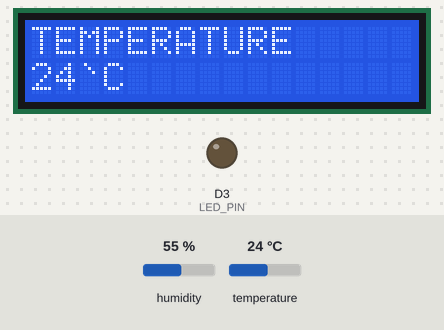
The sketch below on a simulated ESP8266 (NodeMCU). Parts: 16×2 character LCD, output pins drawn as LEDs (lit = HIGH). The test bench sets the inputs (shaded band); at power-on: humidity 55 %, temperature 24 °C. WiFi joins after 1.5 s; servers stay silent unless stated; what the sketch prints to the serial monitor is not drawn.

Above: at 7.9 s.
8.0 s: humidity set to 22 %
At 18.1 s:
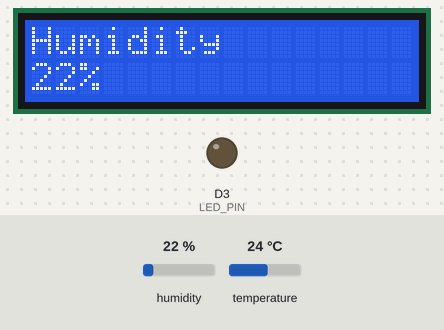
18.5 s: temperature set to 12 °C
At 23.6 s:
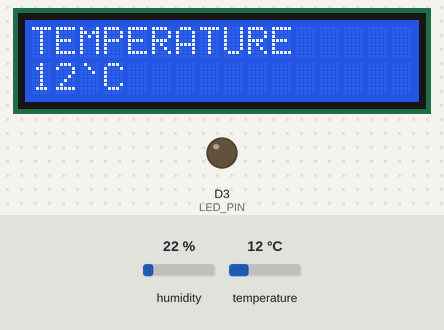
26.6 s: humidity set to 40 %
At 34.4 s:
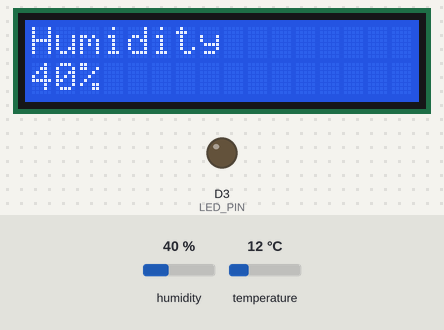
36.8 s: temperature set to 19 °C
At 39.9 s:
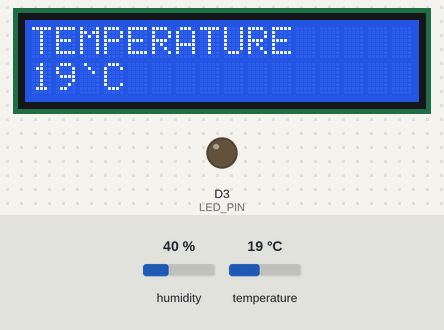
Timing chart, 0 to 41.4 s (numbered marks = the images above; inputs shaded):
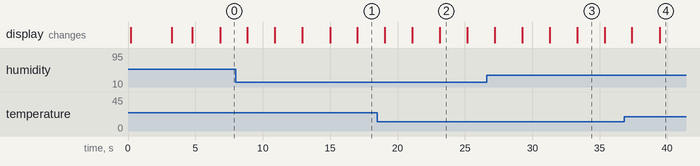

The sketch:

Simple_IOT_World.ino
```cpp
/*
 * =====================================================================================
 * Project Name : Simple IOT World
 * Author       : Yash Site And Team. Department of ETC
 * Target Board : ESP8266 NodeMCU (CP2102)
 * Sensors      : DHT11 on Pin D5 (GPIO 14)
 * Actuators    : 16x2 LCD I2C @ 0x27 on Pins D1 (SCL, GPIO 5) & D2 (SDA, GPIO 4)
 *                LED on Pin D3 (GPIO 0)
 * Connectivity : WiFi + HTTPS REST API (Deployable at Render)
 * =====================================================================================
 */

#include <ESP8266WiFi.h>
#include <ESP8266HTTPClient.h>
#include <WiFiClientSecure.h>
#include <WiFiClient.h>
#include <Wire.h>
#include <LiquidCrystal_I2C.h>
#include <DHT.h>
#include <ArduinoJson.h>

// ==========================================
// 1. PIN DEFINITIONS (NodeMCU ESP8266)
// ==========================================
#define DHTPIN      D5      // DHT11 Data Pin (GPIO 14)
#define DHTTYPE     DHT11   // DHT 11
#define LED_PIN     D3      // Actuator LED Pin (GPIO 0)
#define I2C_SCL     D1      // I2C SCL Pin (GPIO 5)
#define I2C_SDA     D2      // I2C SDA Pin (GPIO 4)

// ==========================================
// 2. NETWORK & SERVER CONFIGURATION
// ==========================================
const char* ssid     = "EXAM";
const char* password = "123456789";

// Render Backend URL (Leave blank or fill after deploying to Render)
// Example: "https://simple-iot-world.onrender.com"
// IMPORTANT: Do NOT include trailing slash '/' at the end.
const char* serverUrl = "";

// ==========================================
// 3. HARDWARE INSTANCES
// ==========================================
LiquidCrystal_I2C lcd(0x27, 16, 2); // I2C address 0x27, 16 columns, 2 rows
DHT dht(DHTPIN, DHTTYPE);

// Device state variables
String serverLedStatus = "OFF";
String serverLcdLine1  = "Smart Display";
String serverLcdLine2  = "MYDATA";

float currentTemp = 0.0;
float currentHum  = 0.0;

// Helper: Clear specific LCD row and write text
void writeLcdRow(uint8_t row, String text) {
  lcd.setCursor(0, row);
  while (text.length() < 16) {
    text += " ";
  }
  lcd.print(text.substring(0, 16));
}

// ==========================================
// 4. SETUP
// ==========================================
void setup() {
  Serial.begin(115200);
  delay(100);
  Serial.println("\n\n========================================");
  Serial.println("  Starting Simple IOT World - NodeMCU   ");
  Serial.println("========================================");

  // Initialize Hardware Pins
  pinMode(LED_PIN, OUTPUT);
  digitalWrite(LED_PIN, LOW); // Start with LED OFF

  // Initialize I2C for 16x2 LCD
  Wire.begin(I2C_SDA, I2C_SCL);
  lcd.init();
  lcd.backlight();
  lcd.clear();

  // Initialize DHT Sensor
  dht.begin();

  // ----------------------------------------
  // Exact Boot LCD Sequence as Requested:
  // R1: MyProject
  // R2: WELCOME
  // delay(3s)
  // ----------------------------------------
  writeLcdRow(0, "MyProject");
  writeLcdRow(1, "WELCOME");
  delay(3000);

  // ----------------------------------------
  // Connect to WiFi
  // R1: CONNECTING TO
  // R2: WIFI... SUCCESS
  // ----------------------------------------
  lcd.clear();
  writeLcdRow(0, "CONNECTING TO");
  writeLcdRow(1, "WIFI...");
  Serial.print("Connecting to WiFi: ");
  Serial.println(ssid);

  WiFi.mode(WIFI_STA);
  WiFi.begin(ssid, password);

  int attempts = 0;
  while (WiFi.status() != WL_CONNECTED && attempts < 25) {
    delay(500);
    Serial.print(".");
    attempts++;
  }

  if (WiFi.status() == WL_CONNECTED) {
    Serial.println("\nWiFi Connected Successfully!");
    Serial.print("NodeMCU IP Address: ");
    Serial.println(WiFi.localIP());

    writeLcdRow(0, "CONNECTING TO");
    writeLcdRow(1, "WIFI... SUCCESS");
  } else {
    Serial.println("\nWiFi Connection Failed or Timed Out!");
    writeLcdRow(0, "WIFI FAILED");
    writeLcdRow(1, "CHECK ROUTER");
  }

  delay(2000);
  lcd.clear();
}

// ==========================================
// 5. SERVER COMMUNICATION (HTTPS / HTTP)
// ==========================================
void syncWithServer(float temp, float hum) {
  if (strlen(serverUrl) == 0) {
    Serial.println("[WARN] Server URL is blank. Please enter your Render URL.");
    return;
  }

  if (WiFi.status() != WL_CONNECTED) {
    Serial.println("[ERROR] WiFi not connected. Cannot sync with server.");
    return;
  }

  Serial.println("\n>>> Syncing with Server...");

  // Endpoint: /api/device/data
  String endpoint = String(serverUrl) + "/api/device/data";

  // Prepare JSON Payload
  StaticJsonDocument<256> sendDoc;
  sendDoc["temperature"] = temp;
  sendDoc["humidity"]    = hum;

  String requestBody;
  serializeJson(sendDoc, requestBody);

  bool isHttps = endpoint.startsWith("https://");

  HTTPClient http;
  int httpResponseCode = -1;

  if (isHttps) {
    WiFiClientSecure secureClient;
    secureClient.setInsecure(); // Bypass SSL verification for Render
    secureClient.setTimeout(8000);

    http.begin(secureClient, endpoint);
    http.addHeader("Content-Type", "application/json");
    httpResponseCode = http.POST(requestBody);
  } else {
    WiFiClient regularClient;
    regularClient.setTimeout(8000);

    http.begin(regularClient, endpoint);
    http.addHeader("Content-Type", "application/json");
    httpResponseCode = http.POST(requestBody);
  }

  Serial.print("POST to: ");
  Serial.println(endpoint);
  Serial.print("HTTP Response Code: ");
  Serial.println(httpResponseCode);

  if (httpResponseCode == 200 || httpResponseCode == 201) {
    String responseString = http.getString();
    Serial.print("Server Response: ");
    Serial.println(responseString);

    StaticJsonDocument<512> recvDoc;
    DeserializationError error = deserializeJson(recvDoc, responseString);

    if (!error) {
      if (recvDoc.containsKey("ledStatus")) {
        serverLedStatus = recvDoc["ledStatus"].as<String>();
      }
      if (recvDoc.containsKey("lcdLine1")) {
        serverLcdLine1 = recvDoc["lcdLine1"].as<String>();
      }
      if (recvDoc.containsKey("lcdLine2")) {
        serverLcdLine2 = recvDoc["lcdLine2"].as<String>();
      }

      if (serverLedStatus == "ON") {
        digitalWrite(LED_PIN, HIGH);
        Serial.println("LED turned: ON (HIGH)");
      } else {
        digitalWrite(LED_PIN, LOW);
        Serial.println("LED turned: OFF (LOW)");
      }
    } else {
      Serial.print("JSON Parse Error: ");
      Serial.println(error.c_str());
    }
  } else {
    Serial.println("[ERROR] Failed to communicate with server");
  }

  http.end();
}

// ==========================================
// 6. MAIN LOOP
// ==========================================
void loop() {
  float h = dht.readHumidity();
  float t = dht.readTemperature();

  if (!isnan(t) && !isnan(h)) {
    currentTemp = t;
    currentHum  = h;
  } else {
    Serial.println("[WARN] Failed to read from DHT11 sensor! Using previous values.");
  }

  Serial.println("\n----------------------------------------");
  Serial.print("Current Sensor Readings -> Temp: ");
  Serial.print(currentTemp);
  Serial.print(" °C | Hum: ");
  Serial.print(currentHum);
  Serial.println(" %");

  syncWithServer(currentTemp, currentHum);

  // ----------------------------------------------------
  // EXACT LCD DISPLAY SEQUENCE
  // ----------------------------------------------------
  // SCREEN 1: Temperature
  writeLcdRow(0, "TEMPERATURE");
  writeLcdRow(1, String((int)currentTemp) + "`C");
  delay(2000);

  // SCREEN 2: Humidity
  writeLcdRow(0, "Humidity");
  writeLcdRow(1, String((int)currentHum) + "%");
  delay(2000);

  // SCREEN 3: Smart Display Data from Server
  String row1Display = serverLcdLine1.length() > 0 ? serverLcdLine1 : "Smart Display";
  String row2Display = serverLcdLine2.length() > 0 ? serverLcdLine2 : "MYDATA";
  writeLcdRow(0, row1Display);
  writeLcdRow(1, row2Display);
  delay(2000);

  // SCREEN 4: LED Status from Server
  writeLcdRow(0, "LED Status");
  writeLcdRow(1, serverLedStatus);
  delay(2000);
}
```

Measured:
- what the display in image 2 shows lasts 2.1 s, from 23.1 s to 25.2 s
